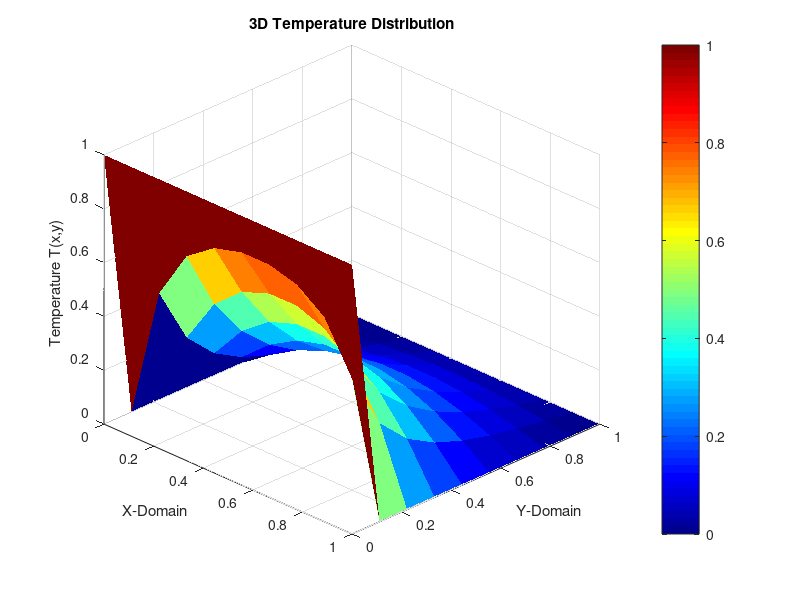

Recreate this plot in MATLAB.
% Simulating Fluid Flow in MATLAB with 3D Visualization

% Number of grid points
N = 10;

% Domain size
L = 1;

% Corrected grid spacing
h = L / N; 

% Iteration number
iterations = 0;

% Thermal conductivity
k = 0.1;

% Cross-section area
A = 0.001;

% Initializing temperature field
T = zeros(N, N);
T(1, :) = 1; % Set initial boundary conditions for the top row

% Initializing iterated temperature
T_new = zeros(N, N);
T_new(1, :) = 1; % Set initial boundary conditions for the top row

% Error related variables
epsilon = 1.E-8;
numerical_error = 1;

% Plot for numerical error
figure(10);

% Checking the error tolerance
while numerical_error > epsilon
    % Computing for all interior points
    for i = 2:N-1
        for j = 2:N-1
            a_E = k * A / h;
            a_W = k * A / h;
            a_N = k * A / h;
            a_S = k * A / h;
            a_P = a_E + a_W + a_N + a_S;
            T_new(i, j) = (a_E * T(i, j+1) + a_W * T(i, j-1) + a_N * T(i-1, j) + a_S * T(i+1, j)) / a_P;
        end
    end
    
    % Resetting the numerical error and recalculate
    numerical_error = 0;
    for i = 2:N-1
        for j = 2:N-1
            numerical_error = numerical_error + abs(T(i, j) - T_new(i, j));
        end
    end
    
    % Iteration advancement and reassignment
    iterations = iterations + 1;
    T = T_new;
    
    % Plotting numerical error
    if mod(iterations, 1000) == 0
        figure(10);
        semilogy(iterations, numerical_error, 'ko');
        pause(0.01);
    end
end
disp(T_new)
% 3D Surface Plot of Temperature Distribution

% Defining the position vector and the grid from indices
x_dom = linspace(0, L, N);
y_dom = linspace(0, L, N);
[X, Y] = meshgrid(x_dom, y_dom);

% Plotting the 3D surface
figure(11);
figure(11);
contourf(X, Y, T, 12);

surf(X, Y, T, 'EdgeColor', 'none'); % Smooth 3D surface plot
colormap jet; % Use jet colormap for better visualization
colorbar; % Add color scale
xlabel('X-Domain');
ylabel('Y-Domain');
zlabel('Temperature T(x,y)');
title('3D Temperature Distribution');
view(45, 30); % Adjust viewing angle for better visibility
grid on;

